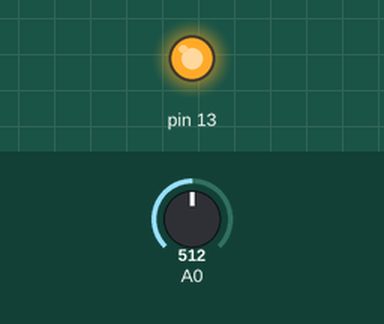
Simulated run of this sketch. Board: Arduino Uno, built with avr-gcc and run on an emulated ATmega328P. Shown: output pins drawn as LEDs (lit = HIGH). The test bench sets the inputs (shaded band); at power-on: A0 = 512.

Above: at 1.2 s.
1.3 s: A0 set to 497
At 2.2 s:
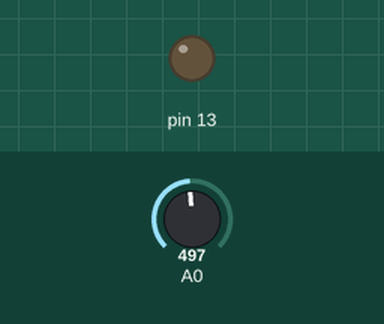
2.8 s: A0 set to 716
At 3.3 s:
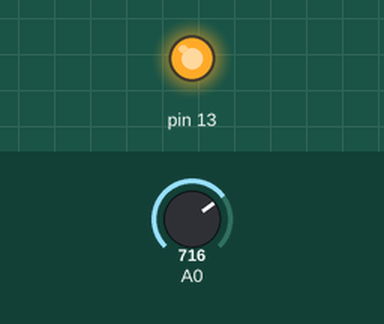
4.3 s: A0 set to 511
At 5.6 s:
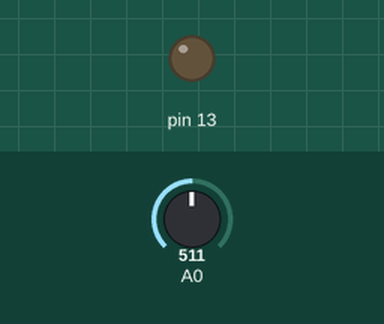
Timing chart, 0 to 7.3 s (numbered marks = the images above; inputs shaded):
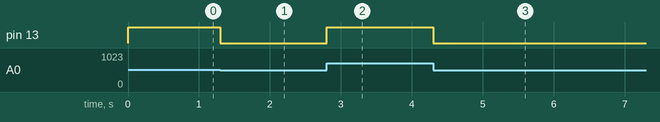

Measured:
- the behaviour switches between 512 and 511 on A0 (found by bisection; images 0 and 1)
- after the input at 1.3 s, pin 13: HIGH → LOW at once
- after the input at 2.8 s, pin 13: LOW → HIGH at once
- after the input at 4.3 s, pin 13: HIGH → LOW at once

The sketch:

3brightness.ino
```cpp
int poti=0;
void setup() {
  pinMode(A0, INPUT);
  pinMode(13, OUTPUT);
}

void loop() {
  poti=analogRead(A0);
  analogWrite(13, (poti/4));
}
```
